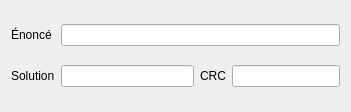
<?xml version="1.0" encoding="UTF-8"?>
<ui version="4.0">
 <class>FLine</class>
 <widget class="QWidget" name="CLine">
  <property name="geometry">
   <rect>
    <x>0</x>
    <y>0</y>
    <width>351</width>
    <height>112</height>
   </rect>
  </property>
  <property name="windowTitle">
   <string>Form</string>
  </property>
  <layout class="QGridLayout" name="gridLayout">
   <item row="0" column="1">
    <widget class="QLabel" name="label">
     <property name="text">
      <string>Énoncé</string>
     </property>
    </widget>
   </item>
   <item row="1" column="2">
    <widget class="QLineEdit" name="le_solution"/>
   </item>
   <item row="0" column="2" colspan="3">
    <widget class="QLineEdit" name="le_statement">
     <property name="text">
      <string/>
     </property>
    </widget>
   </item>
   <item row="1" column="4">
    <widget class="QLineEdit" name="le_crc">
     <property name="sizePolicy">
      <sizepolicy hsizetype="Fixed" vsizetype="Fixed">
       <horstretch>0</horstretch>
       <verstretch>0</verstretch>
      </sizepolicy>
     </property>
    </widget>
   </item>
   <item row="1" column="3">
    <widget class="QLabel" name="label_3">
     <property name="text">
      <string>CRC</string>
     </property>
    </widget>
   </item>
   <item row="1" column="1">
    <widget class="QLabel" name="label_2">
     <property name="text">
      <string>Solution</string>
     </property>
    </widget>
   </item>
  </layout>
 </widget>
 <resources/>
 <connections>
  <connection>
   <sender>le_solution</sender>
   <signal>textChanged(QString)</signal>
   <receiver>FLine</receiver>
   <slot>verify(QString)</slot>
   <hints>
    <hint type="sourcelabel">
     <x>77</x>
     <y>68</y>
    </hint>
    <hint type="destinationlabel">
     <x>78</x>
     <y>62</y>
    </hint>
   </hints>
  </connection>
  <connection>
   <sender>le_crc</sender>
   <signal>textChanged(QString)</signal>
   <receiver>FLine</receiver>
   <slot>verify(QString)</slot>
   <hints>
    <hint type="sourcelabel">
     <x>291</x>
     <y>68</y>
    </hint>
    <hint type="destinationlabel">
     <x>294</x>
     <y>60</y>
    </hint>
   </hints>
  </connection>
 </connections>
 <slots>
  <slot>verify(QString)</slot>
 </slots>
</ui>
